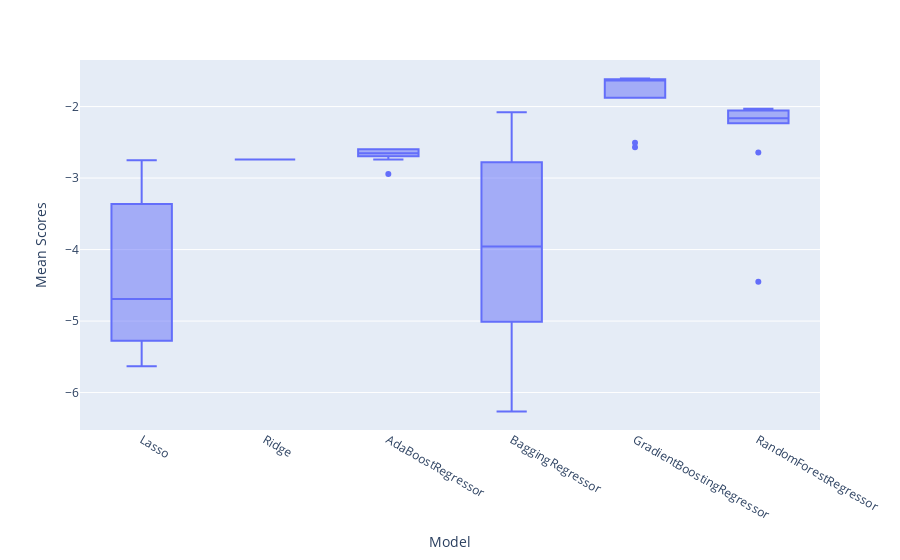

Source (notebook cell):
### Markdown cell above
# Scores

### Code cell
model_scores = pd.DataFrame(scores)
model_scores.to_csv('model_scores_r2.csv', index=False)
px.box(model_scores, x='Model', y='Mean Scores').show()

### Figure 1 — Plotly figure (JSON) as saved in the notebook; plotly's stock layout.template omitted (floating-point values rounded to 4 significant figures)
{"data": [{"alignmentgroup": "True", "hovertemplate": "Model=%{x}<br>Mean Scores=%{y}<extra></extra>", "legendgroup": "", "marker": {"color": "#636efa"}, "name": "", "notched": false, "offsetgroup": "", "orientation": "v", "showlegend": false, "type": "box", "x": ["Lasso", "Lasso", "Lasso", "Lasso", "Lasso", "Lasso", "Lasso", "Lasso", "Lasso", "Lasso", "Ridge", "Ridge", "Ridge", "Ridge", "Ridge", "Ridge", "Ridge", "Ridge", "Ridge", "Ridge", "AdaBoostRegressor", "AdaBoostRegressor", "AdaBoostRegressor", "AdaBoostRegressor", "AdaBoostRegressor", "AdaBoostRegressor", "AdaBoostRegressor", "AdaBoostRegressor", "AdaBoostRegressor", "AdaBoostRegressor", "BaggingRegressor", "BaggingRegressor", "BaggingRegressor", "BaggingRegressor", "BaggingRegressor", "BaggingRegressor", "BaggingRegressor", "BaggingRegressor", "BaggingRegressor", "BaggingRegressor", "GradientBoostingRegressor", "GradientBoostingRegressor", "GradientBoostingRegressor", "GradientBoostingRegressor", "GradientBoostingRegressor", "GradientBoostingRegressor", "GradientBoostingRegressor", "GradientBoostingRegressor", "GradientBoostingRegressor", "GradientBoostingRegressor", "RandomForestRegressor", "RandomForestRegressor", "RandomForestRegressor", "RandomForestRegressor", "RandomForestRegressor", "RandomForestRegressor", "RandomForestRegressor", "RandomForestRegressor", "RandomForestRegressor", "RandomForestRegressor"], "x0": " ", "xaxis": "x", "y": [-5.275, -2.752, -5.631, -3.811, -5.126, -4.996, -5.443, -4.385, -3.362, -3.037, -2.739, -2.739, -2.739, -2.739, -2.739, -2.739, -2.739, -2.739, -2.739, -2.739, -2.597, -2.683, -2.659, -2.696, -2.648, -2.597, -2.74, -2.597, -2.941, -2.597, -4.565, -6.254, -2.408, -4.989, -2.824, -5.008, -2.079, -6.265, -2.779, -3.35, -1.639, -1.607, -1.645, -1.624, -2.507, -1.876, -1.629, -1.61, -1.616, -2.569, -2.167, -2.03, -2.644, -2.234, -2.055, -2.043, -2.157, -4.451, -2.234, -2.159], "y0": " ", "yaxis": "y"}], "layout": {"boxmode": "group", "legend": {"tracegroupgap": 0}, "margin": {"t": 60}, "xaxis": {"anchor": "y", "domain": [0, 1], "title": {"text": "Model"}}, "yaxis": {"anchor": "x", "domain": [0, 1], "title": {"text": "Mean Scores"}}}}
